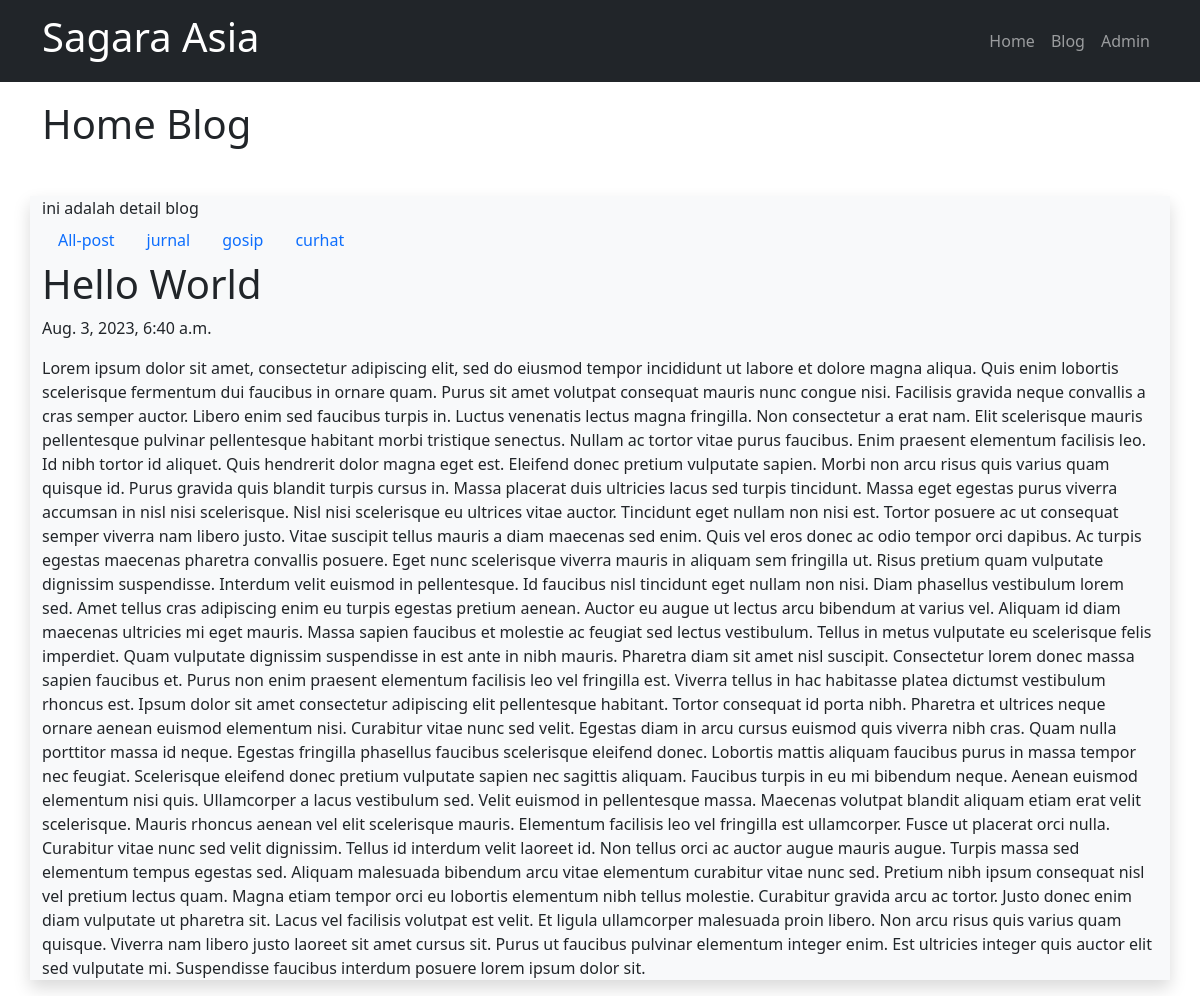
Screenshot of /blog/post/hello-world/ with the database file from the repository.
### blog/models.py (models this page shows, shortened)
class Post(models.Model):
    judul = models.CharField(max_length=255)
    body = models.TextField()
    category = models.CharField(max_length=255)
    publish = models.DateTimeField(auto_now_add=True)
    update = models.DateTimeField(auto_now=True)
    slug = models.SlugField(blank=True, editable=False)

### blog/views.py (the view)
# urls.py: path('post/<slug:slugInput>/', views.detailPost, name="detail"),
def detailPost(request, slugInput):
    posts = Post.objects.get(slug=slugInput)
    categories = Post.objects.values('category').distinct()
    context = {
        'Judul': 'Home Blog',
        'Content': 'ini adalah detail blog',
        'Categories': categories,
        'Posts': posts,
    }
    return render(request, 'blog/detail.html', context)

### blog/templates/blog/detail.html (shortened to what this page needs)
{% extends 'base.html' %}
{% block pageTitle %}
    {{Judul}}
{% endblock %}
{% block content %}
    {{Content}}
    <ul class="nav">
        <li class="nav-item">
            <a class="nav-link" href="/blog">
                All-post
            </a>
        </li>
    {% for category in Categories %}
        <li class="nav-item">
            <a class="nav-link" href="/blog/category/{{category.category}}">
                {{category.category}}
            </a>
        </li>
    {% endfor %}
    </ul>
    <h1>{{Posts.judul}}</h1>
    <p>{{Posts.publish}}</p>
    <p>{{Posts.body}}</p>
{% endblock %}

### rows the page displays
Post: judul "Hello World", publish "Aug. 3, 2023, 6:40 a.m.", body "Lorem ipsum dolor sit amet, consectetur adipiscing elit, sed do eiusmod tempor incididunt ut labore et dolore magna aliqua. Quis enim lobortis scelerisque fermentum dui faucibus in ornare quam. Purus sit amet volutpat consequat mauris nunc congue nisi. Facilisis gravida neque convallis a cras semper auctor. Libero enim sed faucibus turpis in. Luctus venenatis lectus magna fringilla. Non consectetur a erat nam. Elit scelerisque mauris pellentesque pulvinar pellentesque habitant morbi tristique senectus. Nullam ac tortor vitae purus faucibus. Enim praesent elementum facilisis leo. Id nibh tortor id aliquet. Quis hendrerit dolor magna eget est. Eleifend donec pretium vulputate sapien. Morbi…"

### other values shown
{{ Judul }} "Home Blog"
{{ Content }} "ini adalah detail blog"
{{ category.category }} "jurnal" "gosip" "curhat"
